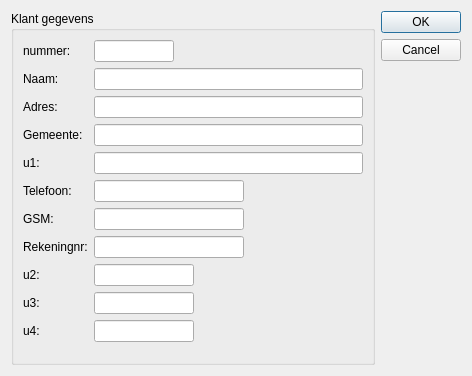
<ui version="4.0" >
 <class>Dialog</class>
 <widget class="QDialog" name="Dialog" >
  <property name="geometry" >
   <rect>
    <x>0</x>
    <y>0</y>
    <width>472</width>
    <height>376</height>
   </rect>
  </property>
  <property name="windowTitle" >
   <string>Nieuwe klant</string>
  </property>
  <layout class="QHBoxLayout" name="horizontalLayout" >
   <item>
    <widget class="QGroupBox" name="groupBox" >
     <property name="title" >
      <string>Klant gegevens</string>
     </property>
     <layout class="QGridLayout" name="gridLayout" >
      <item row="0" column="0" >
       <widget class="QLabel" name="label_2" >
        <property name="text" >
         <string>nummer:</string>
        </property>
       </widget>
      </item>
      <item row="0" column="1" >
       <widget class="QLineEdit" name="lineEdit" >
        <property name="maximumSize" >
         <size>
          <width>80</width>
          <height>16777215</height>
         </size>
        </property>
       </widget>
      </item>
      <item row="1" column="0" >
       <widget class="QLabel" name="label" >
        <property name="text" >
         <string>Naam:</string>
        </property>
       </widget>
      </item>
      <item row="1" column="1" >
       <widget class="QLineEdit" name="lineEdit_2" />
      </item>
      <item row="2" column="0" >
       <widget class="QLabel" name="label_3" >
        <property name="text" >
         <string>Adres:</string>
        </property>
       </widget>
      </item>
      <item row="2" column="1" >
       <widget class="QLineEdit" name="lineEdit_3" />
      </item>
      <item row="3" column="0" >
       <widget class="QLabel" name="label_4" >
        <property name="text" >
         <string>Gemeente:</string>
        </property>
       </widget>
      </item>
      <item row="3" column="1" >
       <widget class="QLineEdit" name="lineEdit_4" />
      </item>
      <item row="4" column="0" >
       <widget class="QLabel" name="label_5" >
        <property name="text" >
         <string>u1:</string>
        </property>
       </widget>
      </item>
      <item row="4" column="1" >
       <widget class="QLineEdit" name="lineEdit_5" />
      </item>
      <item row="5" column="0" >
       <widget class="QLabel" name="label_6" >
        <property name="text" >
         <string>Telefoon:</string>
        </property>
       </widget>
      </item>
      <item row="5" column="1" >
       <widget class="QLineEdit" name="lineEdit_6" >
        <property name="maximumSize" >
         <size>
          <width>150</width>
          <height>16777215</height>
         </size>
        </property>
       </widget>
      </item>
      <item row="6" column="0" >
       <widget class="QLabel" name="label_7" >
        <property name="text" >
         <string>GSM:</string>
        </property>
       </widget>
      </item>
      <item row="6" column="1" >
       <widget class="QLineEdit" name="lineEdit_7" >
        <property name="maximumSize" >
         <size>
          <width>150</width>
          <height>16777215</height>
         </size>
        </property>
       </widget>
      </item>
      <item row="7" column="0" >
       <widget class="QLabel" name="label_8" >
        <property name="text" >
         <string>Rekeningnr:</string>
        </property>
       </widget>
      </item>
      <item row="7" column="1" >
       <widget class="QLineEdit" name="lineEdit_8" >
        <property name="maximumSize" >
         <size>
          <width>150</width>
          <height>16777215</height>
         </size>
        </property>
       </widget>
      </item>
      <item row="8" column="0" >
       <widget class="QLabel" name="label_9" >
        <property name="text" >
         <string>u2:</string>
        </property>
       </widget>
      </item>
      <item row="8" column="1" >
       <widget class="QLineEdit" name="lineEdit_9" >
        <property name="maximumSize" >
         <size>
          <width>100</width>
          <height>16777215</height>
         </size>
        </property>
       </widget>
      </item>
      <item row="9" column="0" >
       <widget class="QLabel" name="label_10" >
        <property name="text" >
         <string>u3:</string>
        </property>
       </widget>
      </item>
      <item row="9" column="1" >
       <widget class="QLineEdit" name="lineEdit_10" >
        <property name="maximumSize" >
         <size>
          <width>100</width>
          <height>16777215</height>
         </size>
        </property>
       </widget>
      </item>
      <item row="10" column="0" >
       <widget class="QLabel" name="label_11" >
        <property name="text" >
         <string>u4:</string>
        </property>
       </widget>
      </item>
      <item row="10" column="1" >
       <widget class="QLineEdit" name="lineEdit_11" >
        <property name="maximumSize" >
         <size>
          <width>100</width>
          <height>16777215</height>
         </size>
        </property>
       </widget>
      </item>
     </layout>
     <zorder>label</zorder>
     <zorder>lineEdit_2</zorder>
     <zorder>label_2</zorder>
     <zorder>lineEdit_3</zorder>
     <zorder>label_3</zorder>
     <zorder>lineEdit_4</zorder>
     <zorder>label_4</zorder>
     <zorder>label_5</zorder>
     <zorder>label_6</zorder>
     <zorder>label_7</zorder>
     <zorder>label_8</zorder>
     <zorder>label_9</zorder>
     <zorder>label_10</zorder>
     <zorder>label_11</zorder>
     <zorder>lineEdit_5</zorder>
     <zorder>lineEdit_6</zorder>
     <zorder>lineEdit_7</zorder>
     <zorder>lineEdit_8</zorder>
     <zorder>lineEdit_9</zorder>
     <zorder>lineEdit_10</zorder>
     <zorder>lineEdit_11</zorder>
     <zorder>lineEdit</zorder>
     <zorder>buttonBox</zorder>
    </widget>
   </item>
   <item>
    <widget class="QDialogButtonBox" name="buttonBox" >
     <property name="orientation" >
      <enum>Qt::Vertical</enum>
     </property>
     <property name="standardButtons" >
      <set>QDialogButtonBox::Cancel|QDialogButtonBox::Ok</set>
     </property>
    </widget>
   </item>
  </layout>
 </widget>
 <tabstops>
  <tabstop>lineEdit</tabstop>
  <tabstop>lineEdit_2</tabstop>
  <tabstop>lineEdit_3</tabstop>
  <tabstop>lineEdit_4</tabstop>
  <tabstop>lineEdit_5</tabstop>
  <tabstop>lineEdit_6</tabstop>
  <tabstop>lineEdit_7</tabstop>
  <tabstop>lineEdit_8</tabstop>
  <tabstop>lineEdit_9</tabstop>
  <tabstop>lineEdit_10</tabstop>
  <tabstop>lineEdit_11</tabstop>
  <tabstop>buttonBox</tabstop>
 </tabstops>
 <resources/>
 <connections>
  <connection>
   <sender>buttonBox</sender>
   <signal>accepted()</signal>
   <receiver>Dialog</receiver>
   <slot>accept()</slot>
   <hints>
    <hint type="sourcelabel" >
     <x>462</x>
     <y>252</y>
    </hint>
    <hint type="destinationlabel" >
     <x>157</x>
     <y>274</y>
    </hint>
   </hints>
  </connection>
  <connection>
   <sender>buttonBox</sender>
   <signal>rejected()</signal>
   <receiver>Dialog</receiver>
   <slot>reject()</slot>
   <hints>
    <hint type="sourcelabel" >
     <x>412</x>
     <y>249</y>
    </hint>
    <hint type="destinationlabel" >
     <x>286</x>
     <y>274</y>
    </hint>
   </hints>
  </connection>
 </connections>
</ui>
